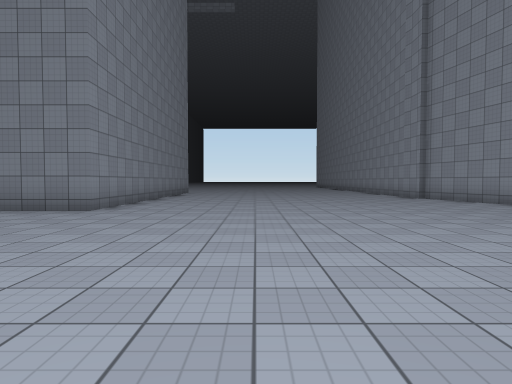
View 1 (above)

19 first-person views from a walk through a scene from a Unity 3-D project. The camera is 1.3 m above the floor, tilts 2° down and sees 75° across. The floor is counted in squares, 2 m on a side. Each view is taken from the middle of a square. On the plan, view 1 faces up. The plan holds only what a view shows up to about 10 squares ahead; the rest is blank. The place goes on beyond the plan. Surface patterns are stand-ins for the level's own textures.

View 2
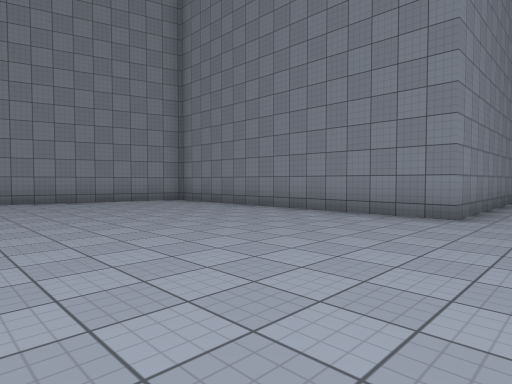

View 3
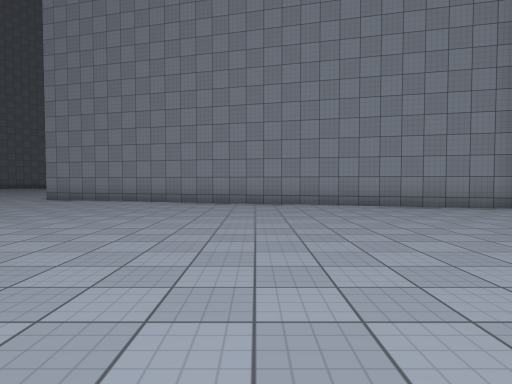

View 4
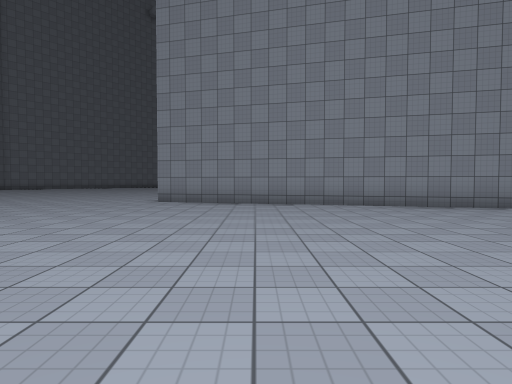

View 5
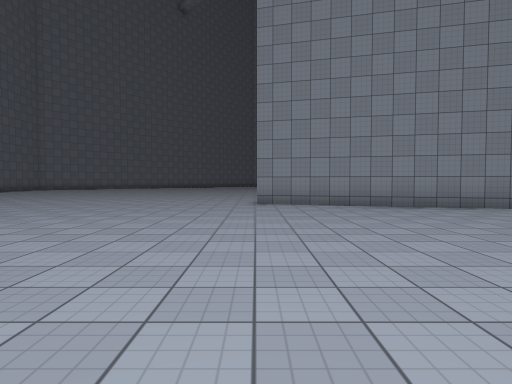

View 6
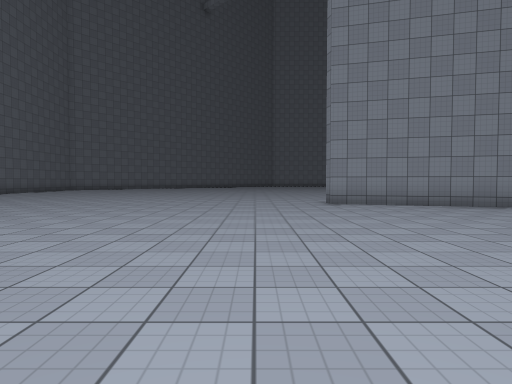

View 7
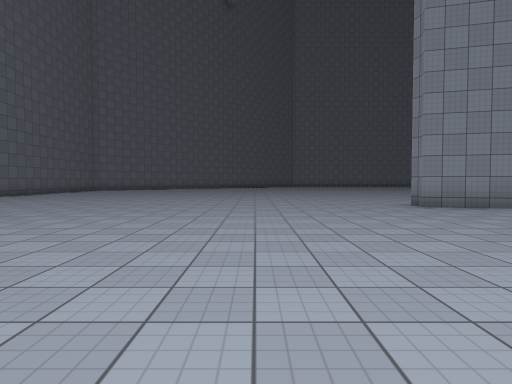

View 8
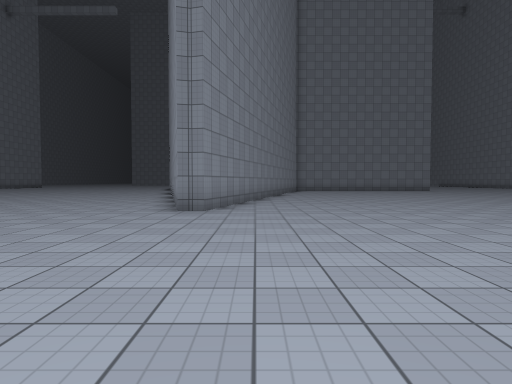

View 9
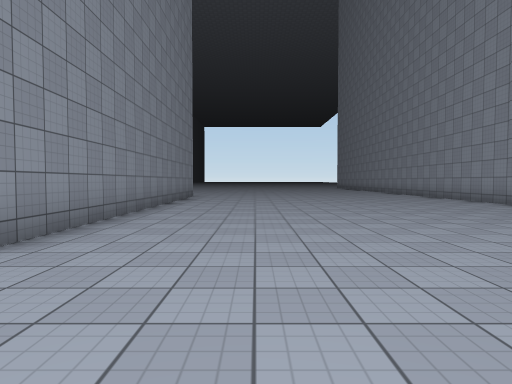

View 10
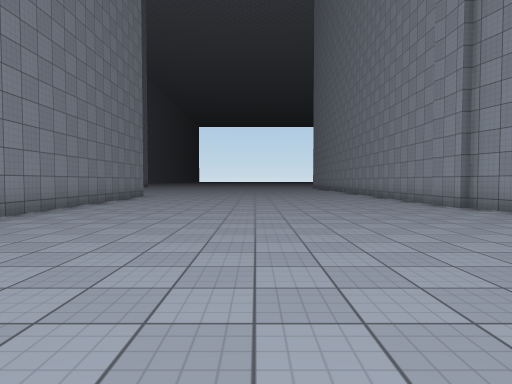

View 11
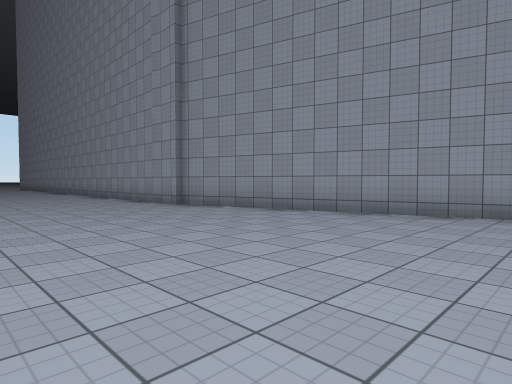

View 12
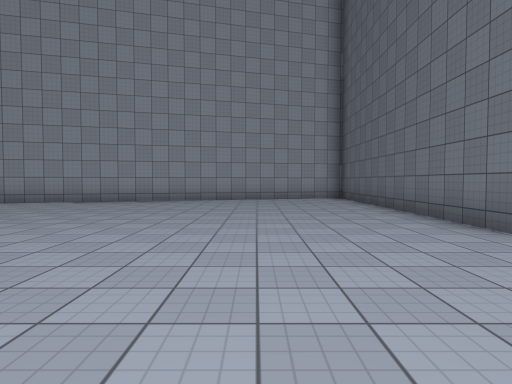

View 13
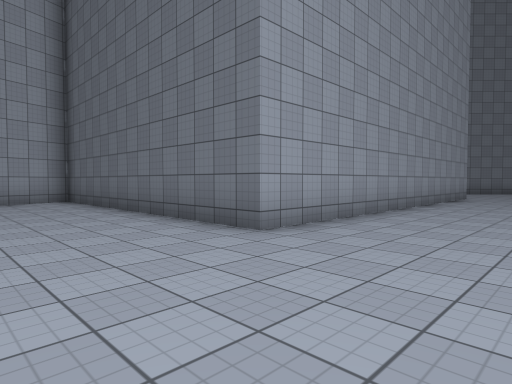

View 14
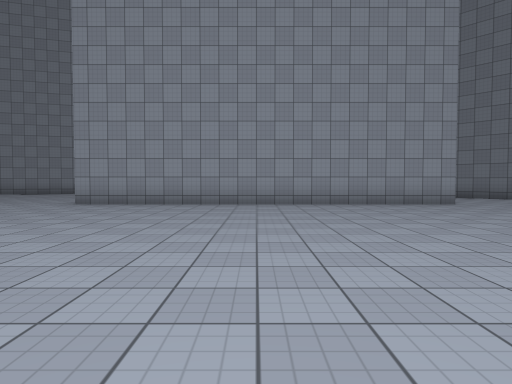

View 15
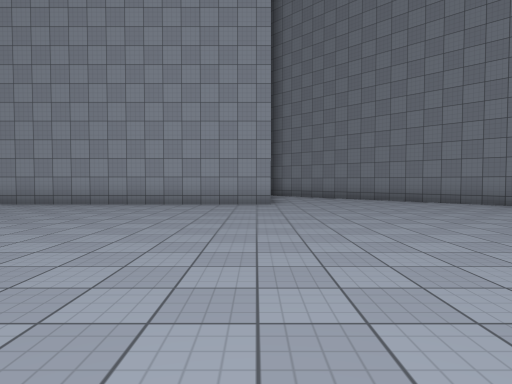

View 16
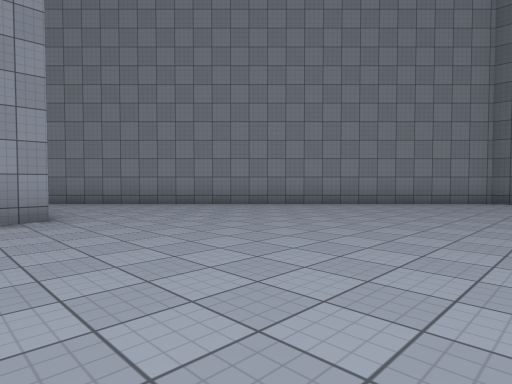

View 17
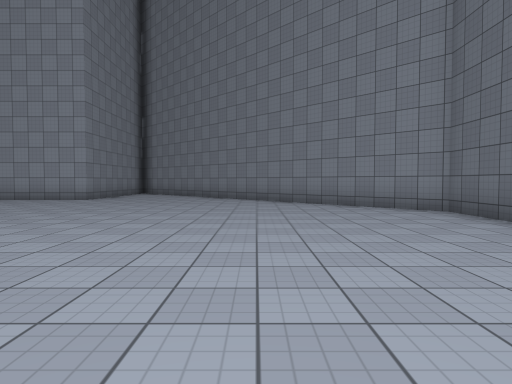

View 18
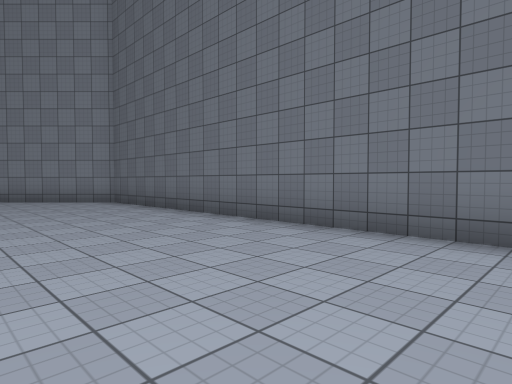

View 19
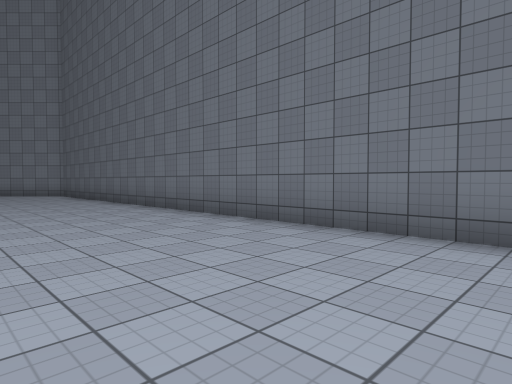

### Floor plan
Points are (right, up) in squares from view 1. A wall is a line through its corners. A room is listed if a view was taken in it or the views show most of it. See-through windows are left out.
Room 1 (views 1, 2, 3, 4, 5, 6, 7, 8, 9, 10, 11, 12, 13, 14, 15, 16, 17, 18, 19)
walls: (1, -10.5) (1, -0.1) (7.5, -0.1); (-11.6, 6.9) (-15.1, -5.8) (-15.6, -6) (-16.5, -2.9); (7.5, 6) (6, 11.8); (-3.5, 14) (-3.5, 7.1) (-10.1, 7.1); (-17.5, -20) (-3.1, -20) (5.5, -11.4); (5.8, 11.8) (5.8, 14)

Where each view was taken, in squares from view 1:
view 1: 0 up, 0 right, facing up
view 2: 1 up, 2 left, facing up-left
view 3: 1 up, 4 left, facing left
view 4: 3 down, 5 left, facing left
view 5: 6 down, 6 left, facing left
view 6: 8 down, 6 left, facing left
view 7: 10 down, 7 left, facing left
view 8: 13 down, 14 left, facing up
view 9: 4 up, 1 left, facing up
view 10: 4 up, 1 right, facing up
view 11: 4 up, 1 right, facing up-right
view 12: 3 up, 3 left, facing right
view 13: 3 up, 2 left, facing down-right
view 14: 5 down, 8 left, facing right
view 15: 10 down, 8 left, facing right
view 16: 9 down, 5 left, facing down-right
view 17: 16 down, 10 left, facing right
view 18: 16 down, 13 left, facing down-right
view 19: 16 down, 18 left, facing down-right
